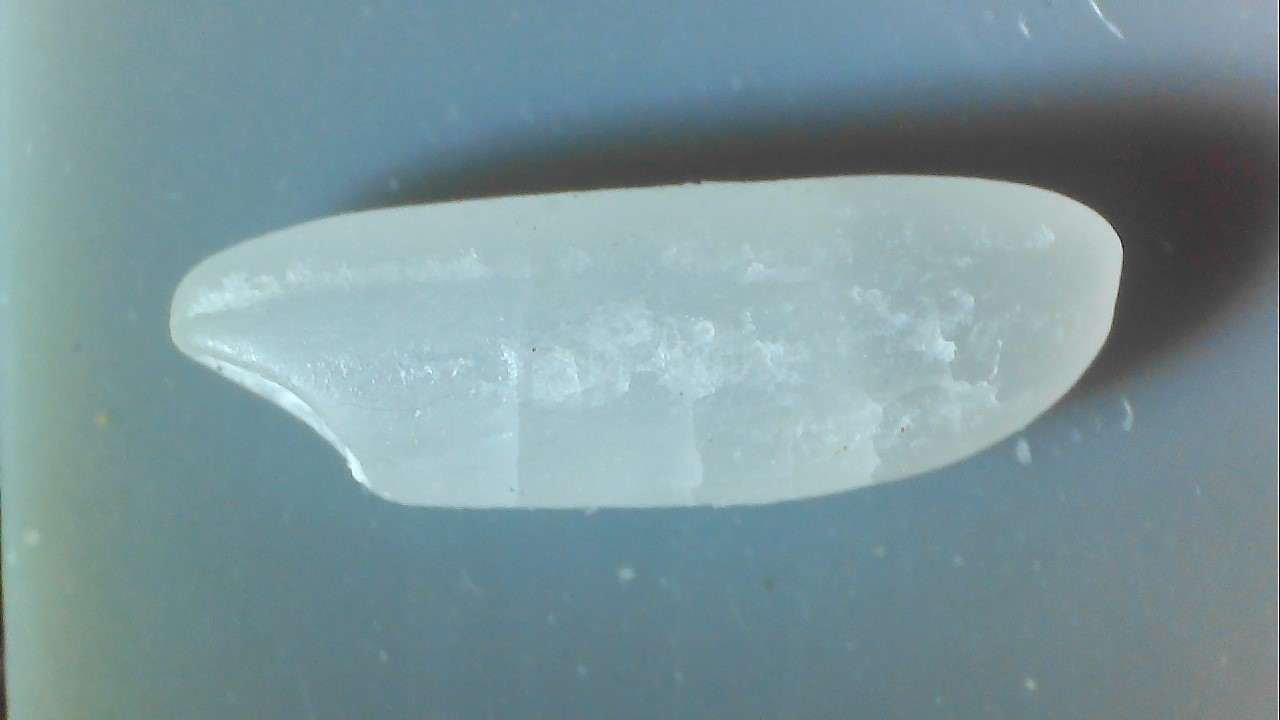
#> input picture rice/fracture.jpg, 1280 x 720 px
$ python bgrnd.py
#> lines starting #> are read from the running program, lines starting #| are printed output that depends on the picture; after the words box and inside, x2 and y2 are one past the last pixel; in counts of white or black regions, pixels touching at a corner belong together
import cv2
import numpy as np
import matplotlib.pyplot as plt

# 背景提取，开运算   https://blog.csdn.net/sgzqc/article/details/121000489
# Step 1: Read image
# image_file = r'./img/many.png'
image_file = r'./rice/fracture.jpg'
# image = cv2.imread(image_file, cv2.IMREAD_GRAYSCALE)
image = cv2.imread(image_file, cv2.IMREAD_COLOR)
#> image is the input picture: shape (720, 1280, 3); mean B, G, R 154.2, 148.8, 122.7
selem = cv2.getStructuringElement(cv2.MORPH_ELLIPSE, (31, 31))  #kernel大小，准备进行开运算
background = cv2.morphologyEx(image, cv2.MORPH_OPEN, selem)    #开运算
cv2.imshow('background',background)
cv2.imwrite(r'./img/fracture_open.jpg',background)
foreground = cv2.subtract(image, background)
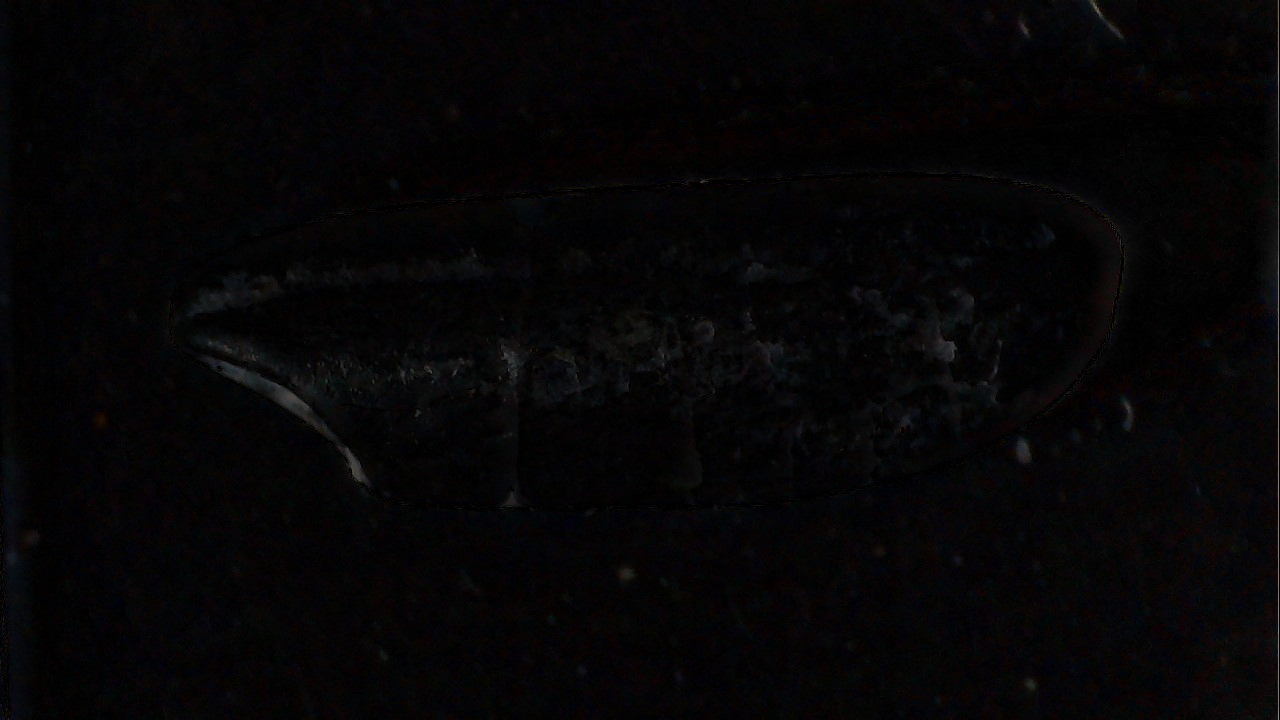
#> foreground: shape (720, 1280, 3); mean B, G, R 5.5, 4.5, 5.6
cv2.imshow('image',foreground)
cv2.waitKey(0)

gray = cv2.cvtColor(foreground,cv2.COLOR_BGR2GRAY)
thresh_otsu, binary_image = cv2.threshold(gray, 0, 255,cv2.THRESH_BINARY+cv2.THRESH_OTSU)
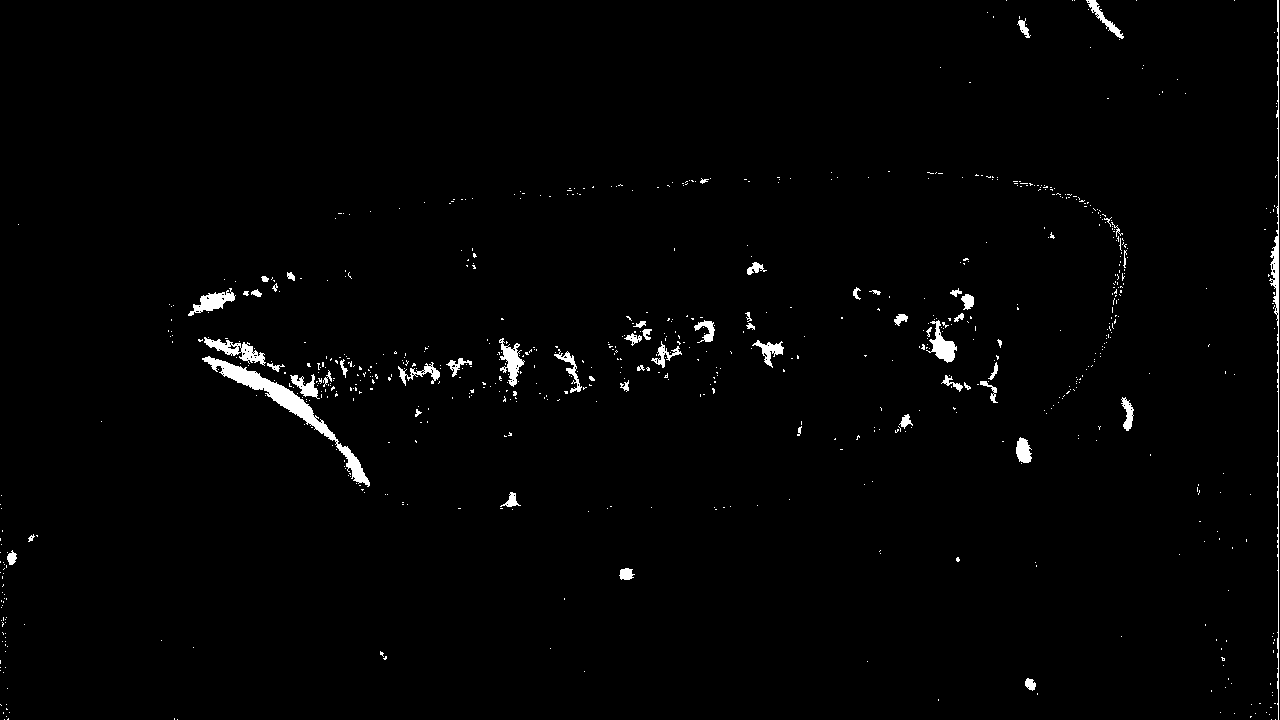
#> binary_image: shape (720, 1280); 1.4% white; 767 white regions (709 under 20 px), largest, box (x1, y1, x2, y2) and area: (202, 356, 370, 487) 2449, (1269, 0, 1279, 720) 1254, (204, 337, 266, 366) 622
#> thresh_otsu = 19
cv2.imshow('thresh',thresh_otsu)
cv2.waitKey(0)
cv2.destroyAllWindows()


# [33 lines of commented-out code are left out]

cv2.imshow('image',binary_image)
cv2.waitKey(0)
cv2.destroyAllWindows()

$ run again, with img/many.png saved as rice/fracture.jpg
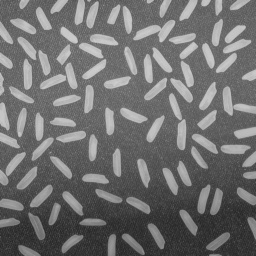
#> input picture img/many.png, 256 x 256 px
#> image is the input picture: shape (256, 256, 3); min 36, max 207, mean 111.2
#> `foreground = cv2.subtract(image, background)`:
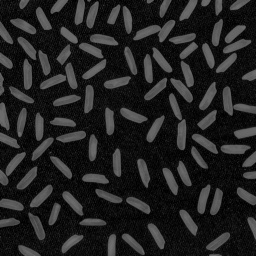
#> foreground: shape (256, 256, 3); min 0, max 115, mean 33.7
#> `thresh_otsu, binary_image = cv2.threshold(gray, 0, 255,cv2.THRESH_BINA..`:
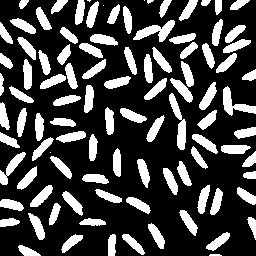
#> binary_image: shape (256, 256); 26.9% white; 100 white regions (5 under 20 px), largest, box (x1, y1, x2, y2) and area: (133, 20, 175, 42) 403, (169, 93, 186, 150) 399, (223, 86, 256, 116) 373
#> thresh_otsu = 51

$ run again, with rice/rice.jpg copied over rice/fracture.jpg
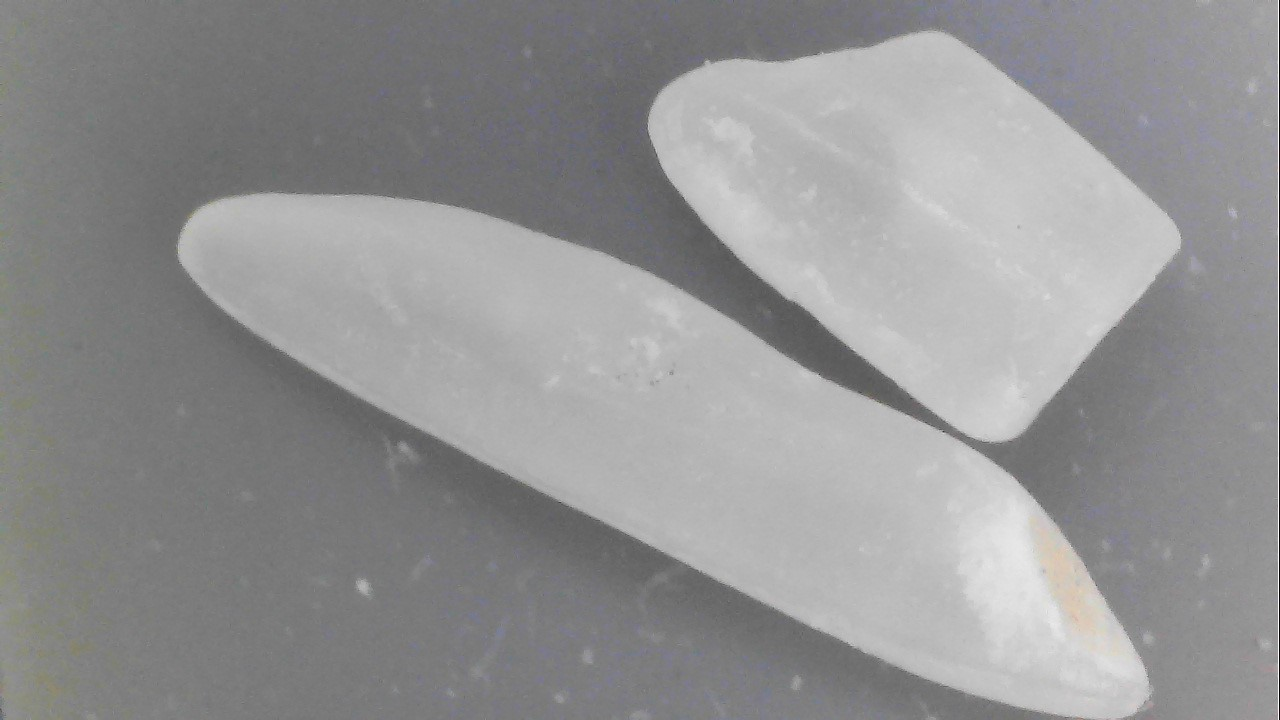
#> input picture rice/rice.jpg, 1280 x 720 px
#> image is the input picture: shape (720, 1280, 3); mean B, G, R 147.3, 146.8, 146.8
#> `foreground = cv2.subtract(image, background)`:
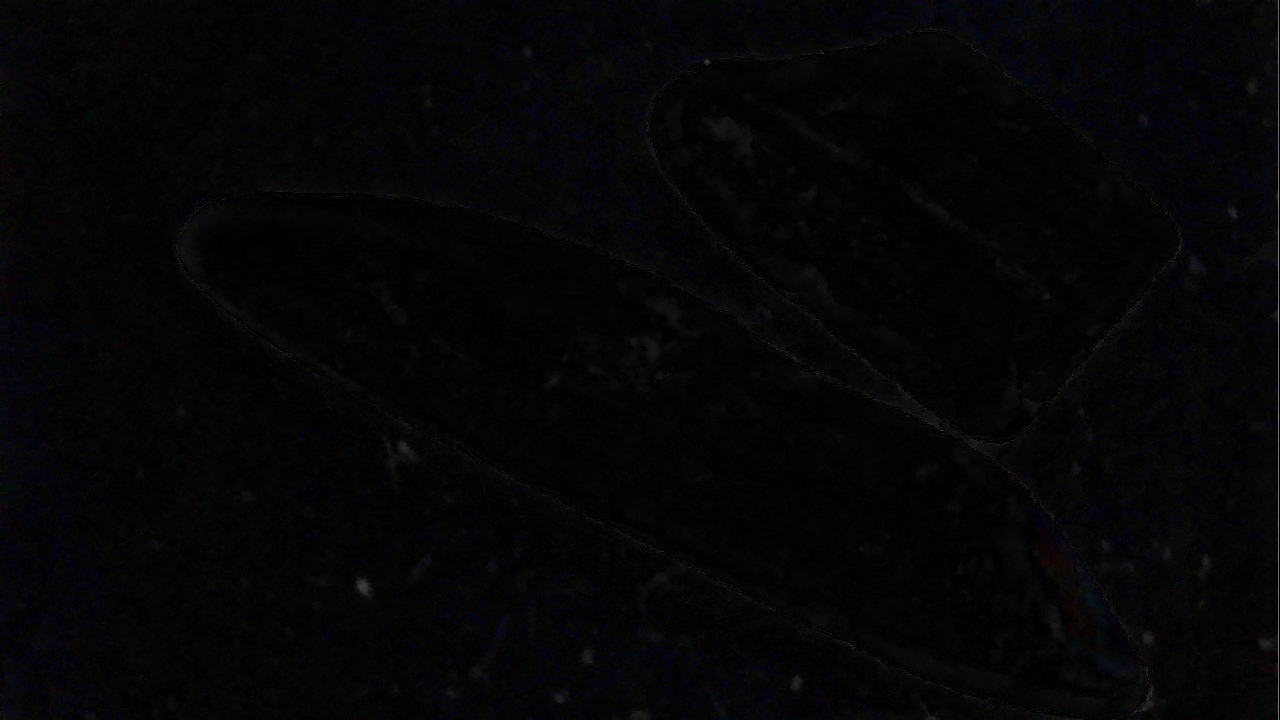
#> foreground: shape (720, 1280, 3); mean B, G, R 5.2, 4.4, 4.4
#> binary_image: shape (720, 1280); 0.08% white in thin lines or dots, all inside (x1, y1, x2, y2) = (359, 0, 1279, 720)
#> thresh_otsu = 57

$ run again, with rice/whitespot.jpg copied over rice/fracture.jpg
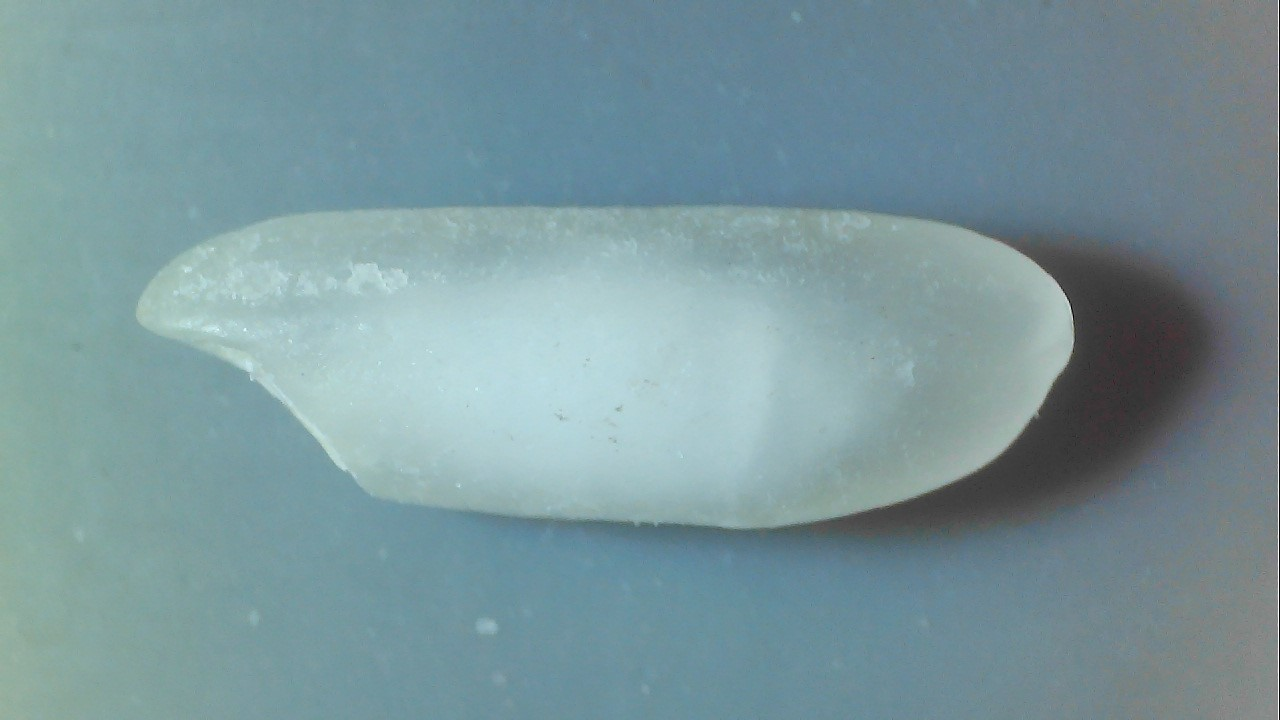
#> input picture rice/whitespot.jpg, 1280 x 720 px
#> image is the input picture: shape (720, 1280, 3); mean B, G, R 156, 150.4, 122.6
#> `foreground = cv2.subtract(image, background)`:
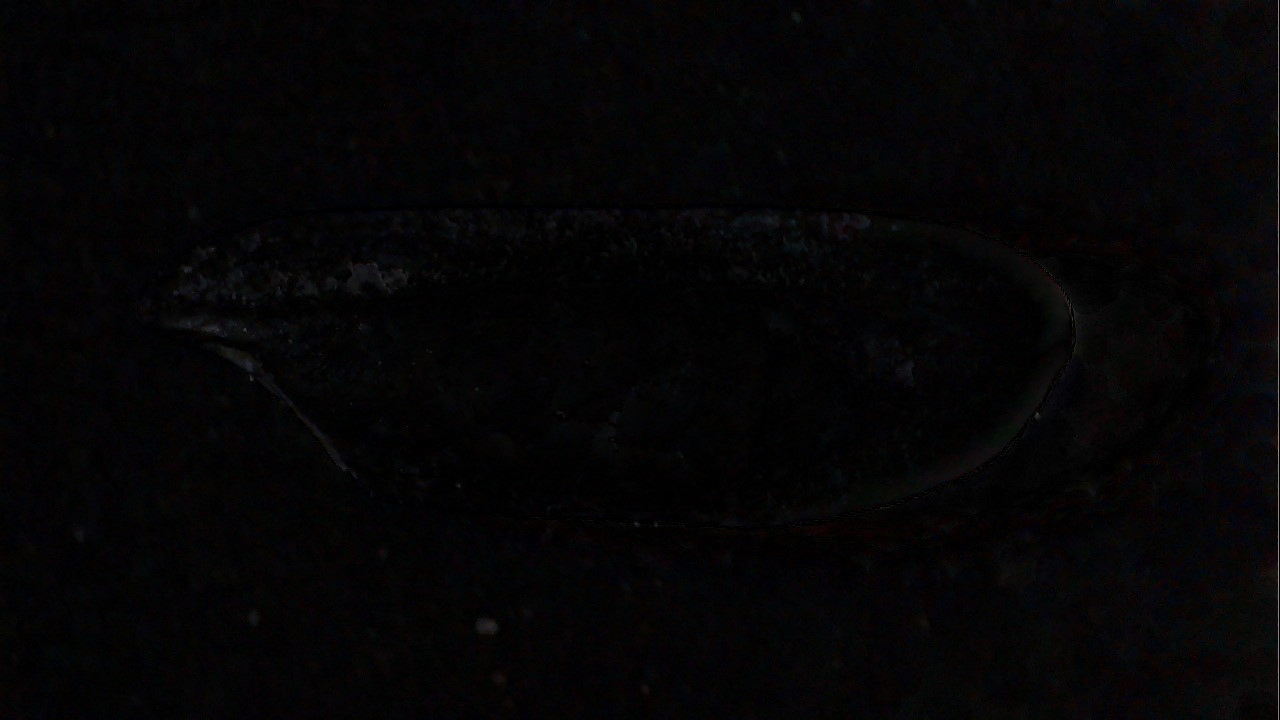
#> foreground: shape (720, 1280, 3); mean B, G, R 5, 4, 4.9
#> binary_image: shape (720, 1280); 0.08% white in thin lines or dots, all inside (x1, y1, x2, y2) = (251, 0, 1279, 720)
#> thresh_otsu = 66
